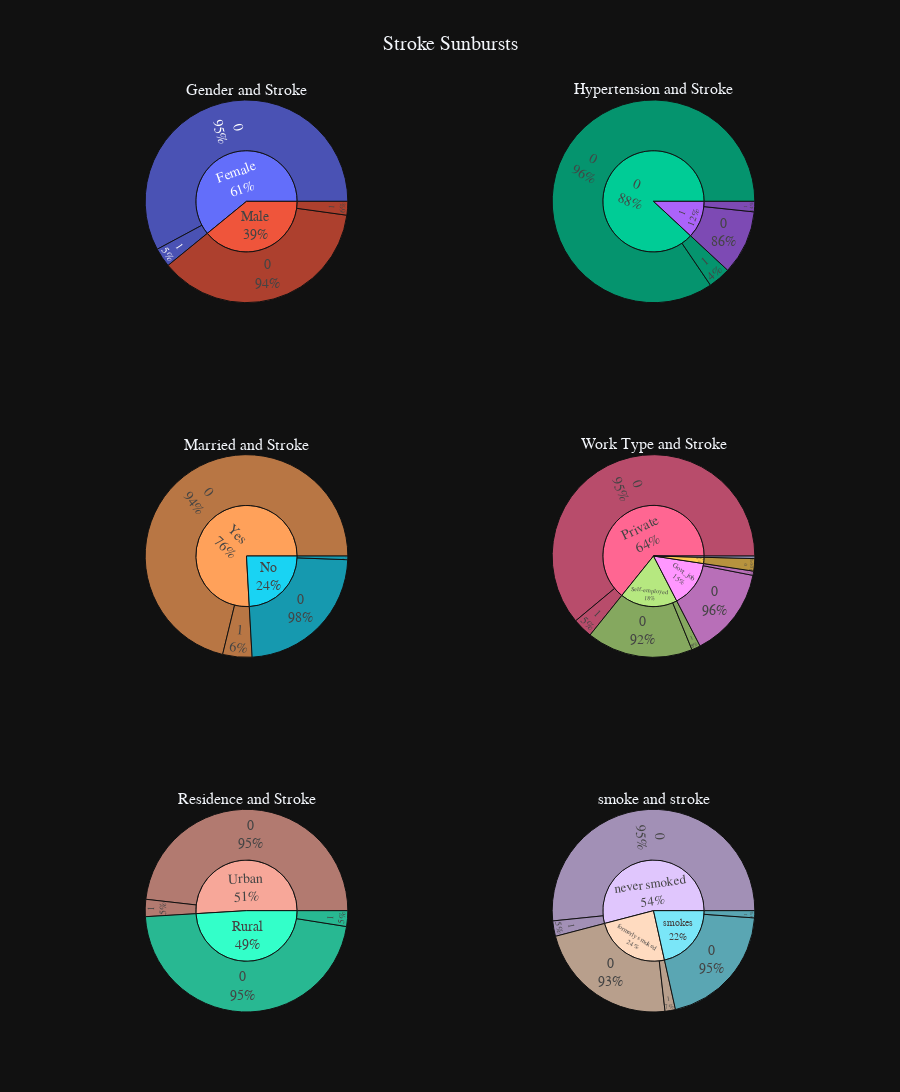

Notebook code for this chart:
### Code cell
## Grouping Datasets
gender_stroke_df = df.groupby(['gender', 'stroke']).size().reset_index().rename(columns={0: 'count'})

hypertension_stroke_df = df.groupby(['hypertension', 'stroke']).size().reset_index().rename(columns={0: 'count'})

married_stroke_df = df.groupby(['ever_married', 'stroke']).size().reset_index().rename(columns={0: 'count'})

work_type_stroke_df = df.groupby(['work_type', 'stroke']).size().reset_index().rename(columns={0: 'count'})

residence_stroke_df = df.groupby(['Residence_type', 'stroke']).size().reset_index().rename(columns={0: 'count'})

smoking_stroke_df = df.groupby(['smoking_status', 'stroke']).size().reset_index().rename(columns={0: 'count'})


## Creating Sunburst Figures
sb1 = px.sunburst(gender_stroke_df, values='count', path=['gender', 'stroke'])
sb2 = px.sunburst(hypertension_stroke_df, values='count', path=['hypertension', 'stroke'])

sb3 = px.sunburst(married_stroke_df, values='count', path=['ever_married', 'stroke'])
sb4 = px.sunburst(work_type_stroke_df, values='count', path=['work_type', 'stroke'])

sb5 = px.sunburst(residence_stroke_df, values='count', path=['Residence_type', 'stroke'])
sb6 = px.sunburst(smoking_stroke_df, values='count', path=['smoking_status', 'stroke'])



## Subplots
fig = make_subplots(rows=3, cols=2, specs=[
    [{"type": "sunburst"}, {"type": "sunburst"}],
    [{"type": "sunburst"}, {"type": "sunburst"}],
    [{"type": "sunburst"}, {"type": "sunburst"}]
], subplot_titles=("Gender and Stroke", "Hypertension and Stroke",
                   "Married and Stroke", "Work Type and Stroke",
                   "Residence and Stroke","smoke and stroke"))

## Plotting Figures
fig.add_trace(sb1.data[0], row=1, col=1)
fig.add_trace(sb2.data[0], row=1, col=2)
fig.add_trace(sb3.data[0], row=2, col=1)
fig.add_trace(sb4.data[0], row=2, col=2)
fig.add_trace(sb5.data[0], row=3, col=1)
fig.add_trace(sb6.data[0], row=3, col=2)
fig.update_traces(textinfo="label+percent parent")

# Update title and height
fig.update_layout(title_text="Stroke Sunbursts", title_x=0.5, height=1300, template='plotly_dark', showlegend=False,
        font=dict(
            family="Rubik",
            size=14)
)

fig.show()

### Figure 1 — Plotly figure (JSON) as saved in the notebook; plotly's stock layout.template omitted (floating-point values rounded to 4 significant figures)
{"data": [{"branchvalues": "total", "domain": {"x": [0, 0.45], "y": [0.7778, 1]}, "hovertemplate": "labels=%{label}<br>count=%{value}<br>parent=%{parent}<br>id=%{id}<extra></extra>", "ids": ["Female/0", "Male/0", "Female/1", "Male/1", "Female", "Male"], "labels": ["0", "0", "1", "1", "Female", "Male"], "name": "", "parents": ["Female", "Male", "Female", "Male", "", ""], "textinfo": "label+percent parent", "type": "sunburst", "values": [1981, 1264, 105, 75, 2086, 1339]}, {"branchvalues": "total", "domain": {"x": [0.55, 1], "y": [0.7778, 1]}, "hovertemplate": "labels=%{label}<br>count=%{value}<br>parent=%{parent}<br>id=%{id}<extra></extra>", "ids": ["0/0", "1/0", "0/1", "1/1", "0", "1"], "labels": ["0", "0", "1", "1", "0", "1"], "name": "", "parents": ["0", "1", "0", "1", "", ""], "textinfo": "label+percent parent", "type": "sunburst", "values": [2894, 351, 123, 57, 3017, 408]}, {"branchvalues": "total", "domain": {"x": [0, 0.45], "y": [0.3889, 0.6111]}, "hovertemplate": "labels=%{label}<br>count=%{value}<br>parent=%{parent}<br>id=%{id}<extra></extra>", "ids": ["No/0", "Yes/0", "No/1", "Yes/1", "No", "Yes"], "labels": ["0", "0", "1", "1", "No", "Yes"], "name": "", "parents": ["No", "Yes", "No", "Yes", "", ""], "textinfo": "label+percent parent", "type": "sunburst", "values": [806, 2439, 20, 160, 826, 2599]}, {"branchvalues": "total", "domain": {"x": [0.55, 1], "y": [0.3889, 0.6111]}, "hovertemplate": "labels=%{label}<br>count=%{value}<br>parent=%{parent}<br>id=%{id}<extra></extra>", "ids": ["Govt_job/0", "Never_worked/0", "Private/0", "Self-employed/0", "children/0", "Govt_job/1", "Private/1", "Self-employed/1", "Govt_job", "Never_worked", "Private", "Self-employed", "children"], "labels": ["0", "0", "0", "0", "0", "1", "1", "1", "Govt_job", "Never_worked", "Private", "Self-employed", "children"], "name": "", "parents": ["Govt_job", "Never_worked", "Private", "Self-employed", "children", "Govt_job", "Private", "Self-employed", "", "", "", "", ""], "textinfo": "label+percent parent", "type": "sunburst", "values": [491, 14, 2091, 581, 68, 23, 109, 48, 514, 14, 2200, 629, 68]}, {"branchvalues": "total", "domain": {"x": [0, 0.45], "y": [0, 0.2222]}, "hovertemplate": "labels=%{label}<br>count=%{value}<br>parent=%{parent}<br>id=%{id}<extra></extra>", "ids": ["Rural/0", "Urban/0", "Rural/1", "Urban/1", "Rural", "Urban"], "labels": ["0", "0", "1", "1", "Rural", "Urban"], "name": "", "parents": ["Rural", "Urban", "Rural", "Urban", "", ""], "textinfo": "label+percent parent", "type": "sunburst", "values": [1594, 1651, 86, 94, 1680, 1745]}, {"branchvalues": "total", "domain": {"x": [0.55, 1], "y": [0, 0.2222]}, "hovertemplate": "labels=%{label}<br>count=%{value}<br>parent=%{parent}<br>id=%{id}<extra></extra>", "ids": ["formerly smoked/0", "never smoked/0", "smokes/0", "formerly smoked/1", "never smoked/1", "smokes/1", "formerly smoked", "never smoked", "smokes"], "labels": ["0", "0", "0", "1", "1", "1", "formerly smoked", "never smoked", "smokes"], "name": "", "parents": ["formerly smoked", "never smoked", "smokes", "formerly smoked", "never smoked", "smokes", "", "", ""], "textinfo": "label+percent parent", "type": "sunburst", "values": [779, 1768, 698, 57, 84, 39, 836, 1852, 737]}], "layout": {"annotations": [{"font": {"size": 16}, "showarrow": false, "text": "Gender and Stroke", "x": 0.225, "xanchor": "center", "xref": "paper", "y": 1, "yanchor": "bottom", "yref": "paper"}, {"font": {"size": 16}, "showarrow": false, "text": "Hypertension and Stroke", "x": 0.775, "xanchor": "center", "xref": "paper", "y": 1, "yanchor": "bottom", "yref": "paper"}, {"font": {"size": 16}, "showarrow": false, "text": "Married and Stroke", "x": 0.225, "xanchor": "center", "xref": "paper", "y": 0.6111, "yanchor": "bottom", "yref": "paper"}, {"font": {"size": 16}, "showarrow": false, "text": "Work Type and Stroke", "x": 0.775, "xanchor": "center", "xref": "paper", "y": 0.6111, "yanchor": "bottom", "yref": "paper"}, {"font": {"size": 16}, "showarrow": false, "text": "Residence and Stroke", "x": 0.225, "xanchor": "center", "xref": "paper", "y": 0.2222, "yanchor": "bottom", "yref": "paper"}, {"font": {"size": 16}, "showarrow": false, "text": "smoke and stroke", "x": 0.775, "xanchor": "center", "xref": "paper", "y": 0.2222, "yanchor": "bottom", "yref": "paper"}], "font": {"family": "Rubik", "size": 14}, "height": 1300, "showlegend": false, "title": {"text": "Stroke Sunbursts", "x": 0.5}}}
